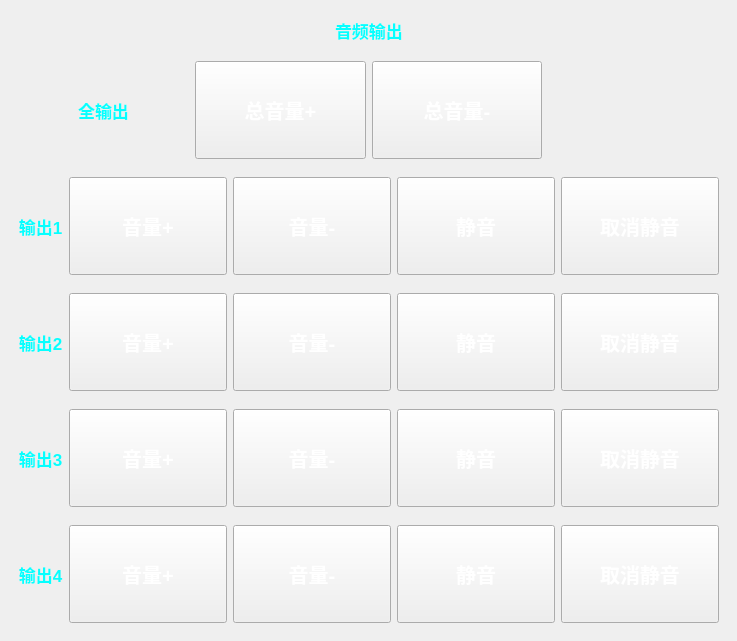
                       <widget class="QWidget" name="widget_34" native="true">
                        <property name="styleSheet">
                         <string notr="true">QWidget#widget_34{

	border-image: url(:/new/prefix1/other/image/ScienceImage/biankuang1.png);

}
QLabel{
 background-color: rgba(0,0,0,0);
 color:#06ffff;
 font: 13pt;
 font-weight: bold;
}

QPushButton{
 border-image: url(:/new/prefix1/other/image/ScienceImage/tubiao2.png);
 min-height:90px;
 min-width:150px;
 color:#ffffff;
 font: 15pt;
font-weight: bold;
}

QPushButton:pressed {
  border-image: url(:/new/prefix1/other/image/ScienceImage/tubiao22.png);
 color:#06ffff;
 font: 18pt;
 font-weight: bold;
}</string>
                        </property>
                        <layout class="QVBoxLayout" name="verticalLayout_15" stretch="0,0,0">
                         <property name="spacing">
                          <number>0</number>
                         </property>
                         <property name="leftMargin">
                          <number>9</number>
                         </property>
                         <property name="topMargin">
                          <number>9</number>
                         </property>
                         <property name="rightMargin">
                          <number>9</number>
                         </property>
                         <property name="bottomMargin">
                          <number>9</number>
                         </property>
                         <item>
                          <widget class="QWidget" name="widget_35" native="true">
                           <layout class="QHBoxLayout" name="horizontalLayout_23">
                            <item>
                             <spacer name="horizontalSpacer_19">
                              <property name="orientation">
                               <enum>Qt::Horizontal</enum>
                              </property>
                              <property name="sizeHint" stdset="0">
                               <size>
                                <width>98</width>
                                <height>20</height>
                               </size>
                              </property>
                             </spacer>
                            </item>
                            <item>
                             <widget class="QLabel" name="label_7">
                              <property name="text">
                               <string>音频输出</string>
                              </property>
                             </widget>
                            </item>
                            <item>
                             <spacer name="horizontalSpacer_20">
                              <property name="orientation">
                               <enum>Qt::Horizontal</enum>
                              </property>
                              <property name="sizeHint" stdset="0">
                               <size>
                                <width>98</width>
                                <height>20</height>
                               </size>
                              </property>
                             </spacer>
                            </item>
                           </layout>
                          </widget>
                         </item>
                         <item>
                          <widget class="QWidget" name="widget_5" native="true">
                           <layout class="QHBoxLayout" name="horizontalLayout_2">
                            <item>
                             <widget class="QLabel" name="label_21">
                              <property name="text">
                               <string>全输出</string>
                              </property>
                              <property name="alignment">
                               <set>Qt::AlignCenter</set>
                              </property>
                             </widget>
                            </item>
                            <item>
                             <widget class="QPushButton" name="btn_outall_volup">
                              <property name="text">
                               <string>总音量+</string>
                              </property>
                             </widget>
                            </item>
                            <item>
                             <widget class="QPushButton" name="btn_outall_voldow">
                              <property name="text">
                               <string>总音量-</string>
                              </property>
                             </widget>
                            </item>
                            <item>
                             <widget class="QLabel" name="label_22">
                              <property name="text">
                               <string/>
                              </property>
                             </widget>
                            </item>
                           </layout>
                          </widget>
                         </item>
                         <item>
                          <widget class="QWidget" name="widget_36" native="true">
                           <layout class="QVBoxLayout" name="verticalLayout_16">
                            <property name="spacing">
                             <number>0</number>
                            </property>
                            <property name="leftMargin">
                             <number>0</number>
                            </property>
                            <property name="topMargin">
                             <number>0</number>
                            </property>
                            <property name="rightMargin">
                             <number>0</number>
                            </property>
                            <property name="bottomMargin">
                             <number>0</number>
                            </property>
                            <item>
                             <widget class="QWidget" name="widget_37" native="true">
                              <layout class="QHBoxLayout" name="horizontalLayout_26">
                               <item>
                                <widget class="QLabel" name="label_14">
                                 <property name="text">
                                  <string>输出1</string>
                                 </property>
                                 <property name="alignment">
                                  <set>Qt::AlignCenter</set>
                                 </property>
                                </widget>
                               </item>
                               <item>
                                <widget class="QPushButton" name="btn_out1_voladd">
                                 <property name="text">
                                  <string>音量+</string>
                                 </property>
                                </widget>
                               </item>
                               <item>
                                <widget class="QPushButton" name="btn_out1_voldow">
                                 <property name="text">
                                  <string>音量-</string>
                                 </property>
                                </widget>
                               </item>
                               <item>
                                <widget class="QPushButton" name="btn_out1_volclose">
                                 <property name="text">
                                  <string>静音</string>
                                 </property>
                                </widget>
                               </item>
                               <item>
                                <widget class="QPushButton" name="btn_out1_volopen">
                                 <property name="text">
                                  <string>取消静音</string>
                                 </property>
                                </widget>
                               </item>
                              </layout>
                             </widget>
                            </item>
                            <item>
                             <widget class="QWidget" name="widget_38" native="true">
                              <layout class="QHBoxLayout" name="horizontalLayout_24">
                               <item>
                                <widget class="QLabel" name="label_12">
                                 <property name="text">
                                  <string>输出2</string>
                                 </property>
                                 <property name="alignment">
                                  <set>Qt::AlignCenter</set>
                                 </property>
                                </widget>
                               </item>
                               <item>
                                <widget class="QPushButton" name="btn_out2_voladd">
                                 <property name="text">
                                  <string>音量+</string>
                                 </property>
                                </widget>
                               </item>
                               <item>
                                <widget class="QPushButton" name="btn_out2_voldow">
                                 <property name="text">
                                  <string>音量-</string>
                                 </property>
                                </widget>
                               </item>
                               <item>
                                <widget class="QPushButton" name="btn_out2_volclose">
                                 <property name="text">
                                  <string>静音</string>
                                 </property>
                                </widget>
                               </item>
                               <item>
                                <widget class="QPushButton" name="btn_out2_volopen">
                                 <property name="text">
                                  <string>取消静音</string>
                                 </property>
                                </widget>
                               </item>
                              </layout>
                             </widget>
                            </item>
                            <item>
                             <widget class="QWidget" name="widget_39" native="true">
                              <layout class="QHBoxLayout" name="horizontalLayout_25">
                               <item>
                                <widget class="QLabel" name="label_13">
                                 <property name="text">
                                  <string>输出3</string>
                                 </property>
                                 <property name="alignment">
                                  <set>Qt::AlignCenter</set>
                                 </property>
                                </widget>
                               </item>
                               <item>
                                <widget class="QPushButton" name="btn_out3_voladd">
                                 <property name="text">
                                  <string>音量+</string>
                                 </property>
                                </widget>
                               </item>
                               <item>
                                <widget class="QPushButton" name="btn_out3_voldow">
                                 <property name="text">
                                  <string>音量-</string>
                                 </property>
                                </widget>
                               </item>
                               <item>
                                <widget class="QPushButton" name="btn_out3_volclose">
                                 <property name="text">
                                  <string>静音</string>
                                 </property>
                                </widget>
                               </item>
                               <item>
                                <widget class="QPushButton" name="btn_out3_volopen">
                                 <property name="text">
                                  <string>取消静音</string>
                                 </property>
                                </widget>
                               </item>
                              </layout>
                             </widget>
                            </item>
                            <item>
                             <widget class="QWidget" name="widget_40" native="true">
                              <layout class="QHBoxLayout" name="horizontalLayout_27">
                               <item>
                                <widget class="QLabel" name="label_15">
                                 <property name="text">
                                  <string>输出4</string>
                                 </property>
                                 <property name="alignment">
                                  <set>Qt::AlignCenter</set>
                                 </property>
                                </widget>
                               </item>
                               <item>
                                <widget class="QPushButton" name="btn_out4_voladd">
                                 <property name="text">
                                  <string>音量+</string>
                                 </property>
                                </widget>
                               </item>
                               <item>
                                <widget class="QPushButton" name="btn_out4_voldow">
                                 <property name="text">
                                  <string>音量-</string>
                                 </property>
                                </widget>
                               </item>
                               <item>
                                <widget class="QPushButton" name="btn_out4_volclose">
                                 <property name="text">
                                  <string>静音</string>
                                 </property>
                                </widget>
                               </item>
                               <item>
                                <widget class="QPushButton" name="btn_out4_volopen">
                                 <property name="text">
                                  <string>取消静音</string>
                                 </property>
                                </widget>
                               </item>
                              </layout>
                             </widget>
                            </item>
                           </layout>
                          </widget>
                         </item>
                        </layout>
                       </widget>
